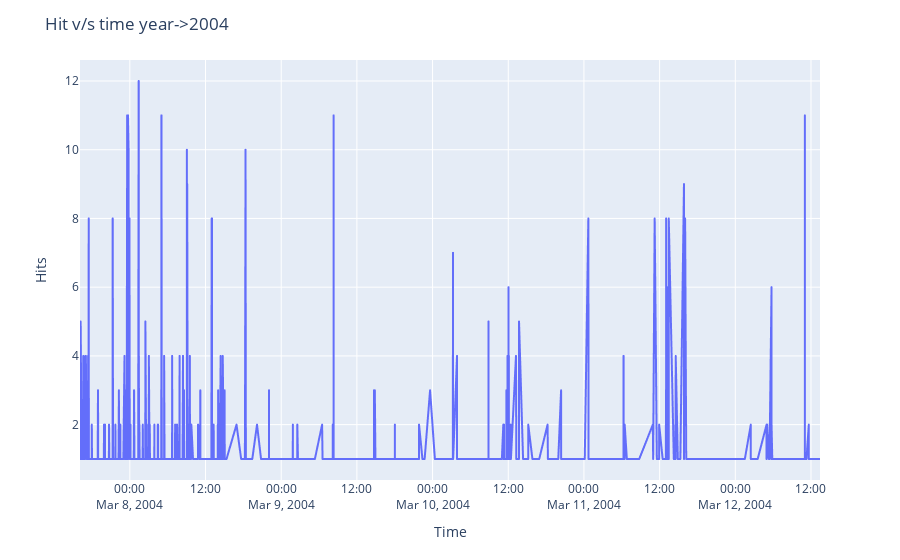

The notebook cell this image was saved under:
### Code cell
plot(dt_series[dt_series.apply(lambda x: x.year == 2004)],
                 "Hit v/s time year->2004",
                 "Time",
                 "Hits")

### Figure 1 — Plotly figure (JSON) as saved in the notebook; plotly's stock layout.template omitted (floating-point values rounded to 4 significant figures; data arrays with more than 128 entries replaced by an {"elided": "..."} marker saying what was removed)
{"data": [{"hovertemplate": "x=%{x}<br>y=%{y}<extra></extra>", "legendgroup": "", "line": {"color": "#636efa", "dash": "solid"}, "mode": "lines", "name": "", "showlegend": false, "type": "scattergl", "x": {"elided": "1140 str values"}, "xaxis": "x", "y": {"elided": "1140 int values"}, "yaxis": "y"}], "layout": {"legend": {"tracegroupgap": 0}, "margin": {"t": 60}, "title": {"text": "Hit v/s time year->2004"}, "xaxis": {"anchor": "y", "domain": [0, 1], "title": {"text": "Time"}}, "yaxis": {"anchor": "x", "domain": [0, 1], "title": {"text": "Hits"}}}}
